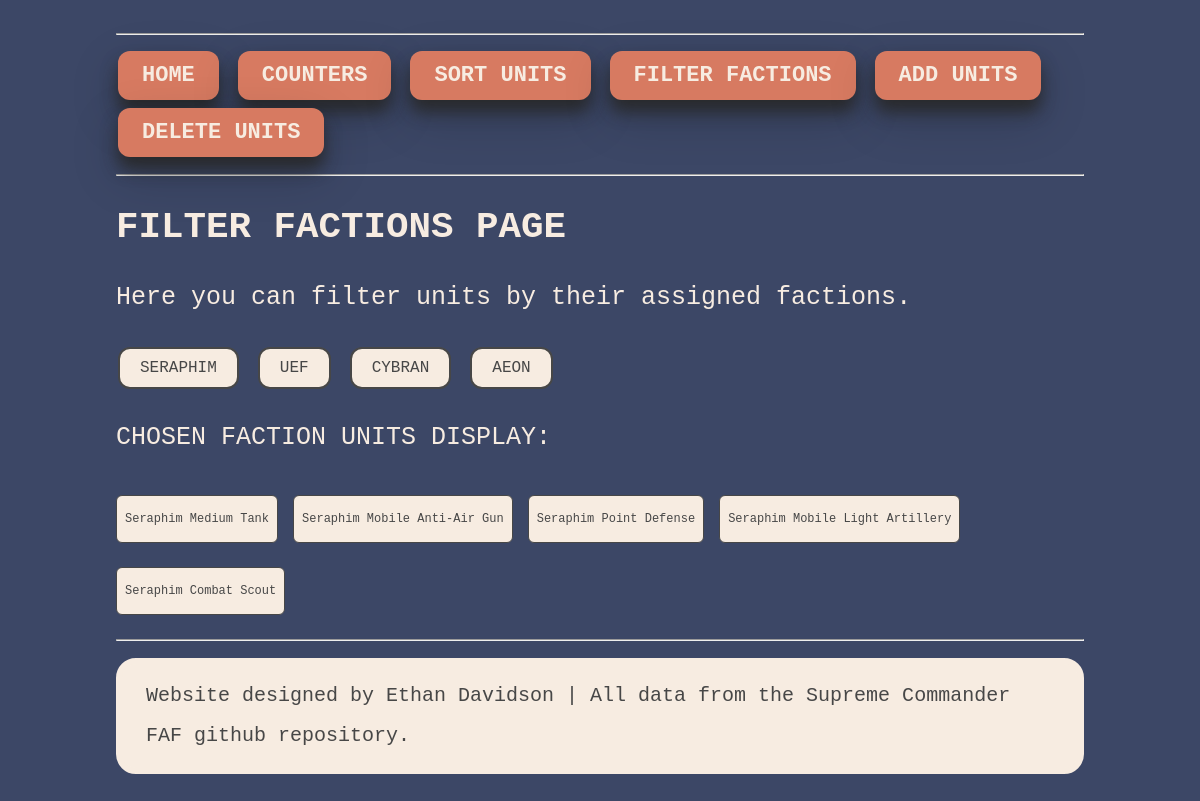
Before: /filter_factions/4 with the older database file.
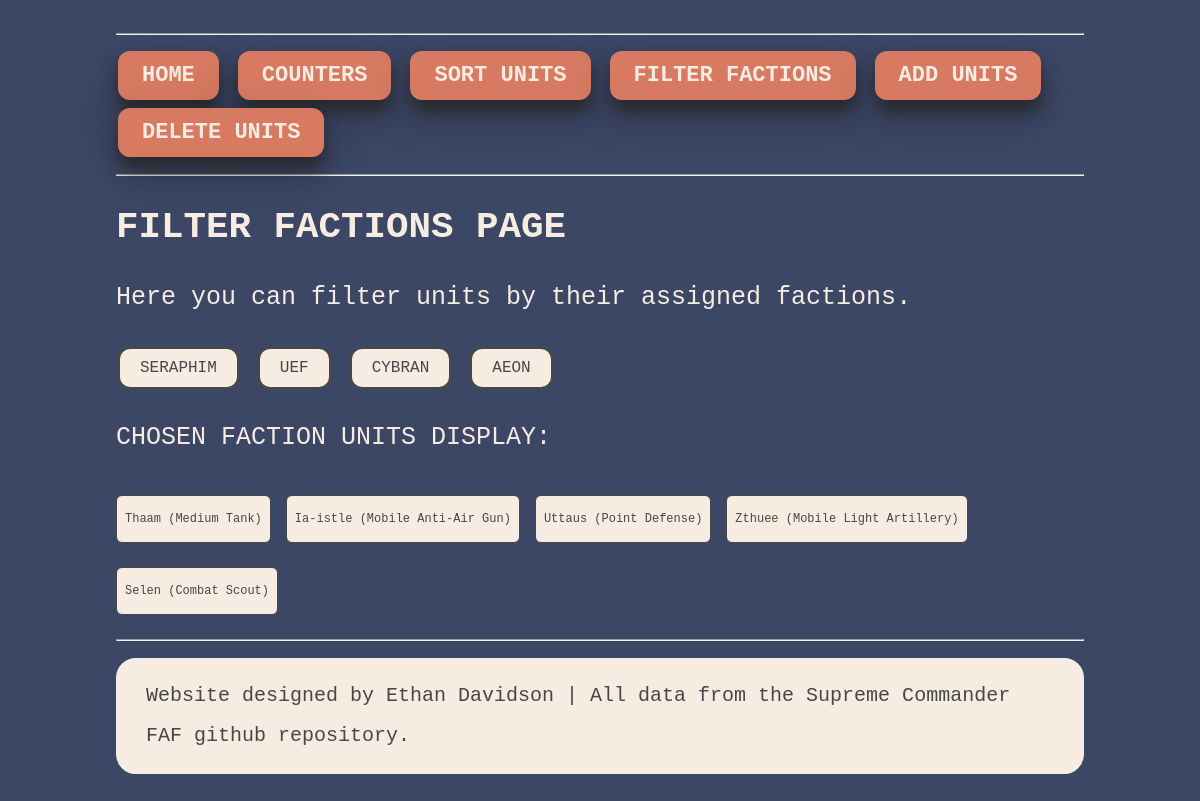
After: the same page with the newer database file.
### tables this page shows
CREATE TABLE Units_T1_Land (ID INTEGER PRIMARY KEY AUTOINCREMENT, Name TEXT, Health INT, DPS INT, Mass_Cost INT, Energy_Cost INT, "Range" INT, Speed INT, Faction_ID INT REFERENCES Faction (ID));

### sc_web.py (the view)
@app.route('/filter_factions/<int:fac>')
def filter_factions(fac):
	faction_column_names = ['UEF', 'Cybran', 'Aeon', 'Seraphim']
	try:
		with sqlite3.connect(TARGET_DATABASE_FILE) as connection:
			cursor = connection.cursor()
			query = """
				SELECT Units_T1_Land.Name, Units_T1_Land.Health,
				Units_T1_Land.DPS, Units_T1_Land.Mass_Cost,
				Units_T1_Land.Energy_Cost, Units_T1_Land.Range,
				Units_T1_Land.Speed, Faction.Faction_Name
				FROM Units_T1_Land JOIN Faction ON Units_T1_Land.Faction_ID=Faction.ID WHERE Faction.Faction_Name = ?;"""
			cursor.execute(query, (faction_column_names[int(fac) - 1],))
			results = cursor.fetchall()
	except:
	  	return render_template("404.html")
	return render_template('filter_factions.html', fac = fac, data=results)

### templates/filter_factions.html
{% extends "layout.html" %}
{% block content %}
		<h2> FILTER FACTIONS PAGE </h2>
        <p>Here you can filter units by their assigned factions. </p>
          <a href="/filter_factions/0">
    		<button class="button_smaller button2" type="button">SERAPHIM</button>
		</a>
		<a href="/filter_factions/1">
    		<button class="button_smaller button2" type="button">UEF</button>
		</a>
		<a href="/filter_factions/2">
    		<button class="button_smaller button2" type="button">CYBRAN</button>
		</a>
		<a href="/filter_factions/3">
    		<button class="button_smaller button2" type="button">AEON</button>
		</a>
		<p> CHOSEN FACTION UNITS DISPLAY:</p>
         {% for unit in data %}
    	 <p class="greybox" >  {{unit[0]}}</p>
    	 {% endfor %}
{% endblock %}

Changed rows visible on the page:
changed Units_T1_Land: Name "Seraphim Medium Tank" → "Thaam (Medium Tank)"
changed Units_T1_Land: Name "Seraphim Mobile Anti-Air Gun" → "Ia-istle (Mobile Anti-Air Gun)"
changed Units_T1_Land: Name "Seraphim Point Defense" → "Uttaus (Point Defense)"
changed Units_T1_Land: Name "Seraphim Mobile Light Artillery" → "Zthuee (Mobile Light Artillery)"
changed Units_T1_Land: Name "Seraphim Combat Scout" → "Selen (Combat Scout)"
